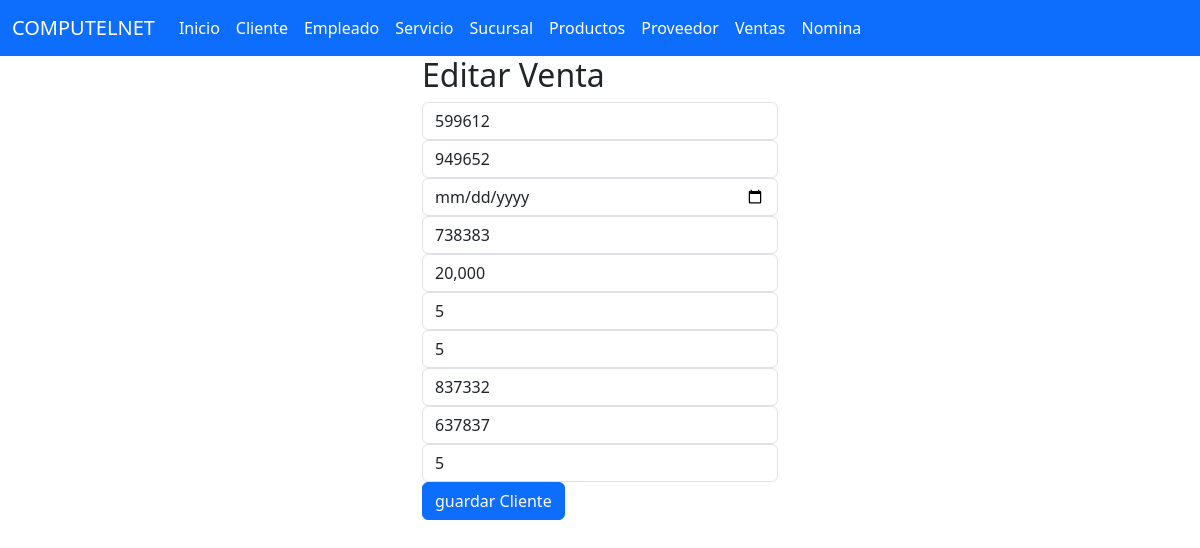
The page /seleccionarVenta/599612 on the database its author committed.
### ventas_app/models.py (models this page shows, shortened)
class Venta (models.Model):
    Id_Venta=models.CharField(primary_key=True,max_length=6)
    Id_Nomina=models.CharField(max_length=6)
    Fecha_Venta=models.DateField()
    Id_Empleado=models.CharField(max_length=6)
    Total=models.CharField(max_length=10000)
    Producto_Vendido=models.CharField(max_length=80)
    Cant_Productos=models.CharField(max_length=100)
    Id_Producto=models.CharField(max_length=6)
    Id_Sucursal=models.CharField(max_length=6)
    Id_Proveedor=models.CharField(max_length=6)

### ventas_app/views.py (the view)
# urls.py: path("seleccionarVenta/<Id_Venta>",views.seleccionarVenta, name="seleccionarVenta"),
def seleccionarVenta(request,Id_Venta):
    Ventas=Venta.objects.get(Id_Venta=Id_Venta)
    return render(request,"editarVenta.html",{'listaVentas':Ventas})

### ventas_app/templates/editarVenta.html
{% extends "base.html" %}
{% block cuerpo %}
<div class="row">
    <div class="col-md-4 offset-md-4">
        <h2>Editar Venta</h2>
        <div class="car-body">
            <form action="/editarVenta/" method="POST"> {% csrf_token %}
                <div class="form-group">
                    <input type="text" id="txtId_Venta" name="txtId_Venta" class="form-control" value={{listaVentas.Id_Venta}} placeholder="ID Venta" minlength="1" maxlength="6" readonly required>
                </div>
                <div class="form-group ">
                    <input type="text" id="txtId_Nomina" name="txtId_Nomina"  class="form-control" value={{listaVentas.Id_Nomina}} placeholder="ID Nomina" minlength="1" maxlength="6" required>
                </div>
                <div class="form-group">
                    <input type="date" id="txtFecha_Venta" name="txtFecha_Venta"  class="form-control" value={{listaVentas.Fecha_Venta}} placeholder="Fecha de Venta" required>
                </div>
                <div class="form-group">
                    <input type="text" id="txtId_Empleado" name="txtId_Empleado"  class="form-control" value={{listaVentas.Id_Empleado}} placeholder="ID Empleado" min="1" max="6" required>
                </div>
                <div class="form-group">
                    <input type="text" id="txtTotal" name="txtTotal"  class="form-control" value={{listaVentas.Total}} placeholder="Total" min="1" max="10000" required>
                </div>
                <div class="form-group">
                    <input type="text" id="txtProducto_Vendido" name="txtProducto_Vendido"  class="form-control" value={{listaVentas.Producto_Vendido}} placeholder="Productos Vendidos" min="1" max="08" required>
                </div>
                <div class="form-group">
                    <input type="text" id="txtCant_Productos" name="txtCant_Productos"  class="form-control" value={{listaVentas.Cant_Productos}} placeholder="Cantidad de Productos" min="1" max="100" required>
                </div>
                <div class="form-group">
                    <input type="text" id="txtId_Producto" name="txtId_Producto"  class="form-control" value={{listaVentas.Id_Producto}} placeholder="ID Producto" min="1" maxlength="6" required>
                </div>
                <div class="form-group">
                    <input type="text" id="txtId_Sucursal" name="txtId_Sucursal"  class="form-control" value={{listaVentas.Id_Sucursal}} placeholder="ID Sucursal" min="1" maxlength="6" required>
                </div>
                <div class="form-group">
                    <input type="text" id="txtId_Proveedor" name="txtId_Proveedor"  class="form-control" value={{listaVentas.Id_Proveedor}} placeholder="ID Proveedor" min="1" maxlength="6" required>
                </div>
                <div class="car-body">
                <button type="submit" class="btn btn-primary">guardar Cliente</button>
                </div>
            </form>
        </div>
    </div>
</div>
{% endblock  %}

### rows shown on the page
Venta: txtId_Venta "599612", txtId_Nomina "949652", txtId_Empleado "738383", txtTotal "20,000", txtProducto_Vendido "5", txtCant_Productos "5", txtId_Producto "837332", txtId_Sucursal "637837", txtId_Proveedor "5"
